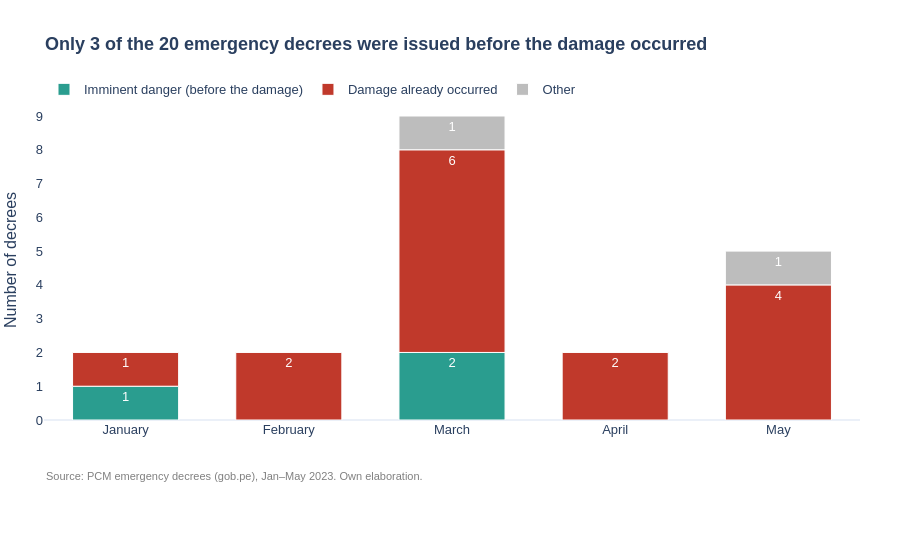

This figure's notebook cell:
### Code cell
fig = px.bar(por_mes, x="mes", y="decretos", color="motivo_en", text_auto=True,
             category_orders={"mes": list(meses.values()),
                              "motivo_en": list(motivos.values())},
             color_discrete_map={"Imminent danger (before the damage)": "#2a9d8f",
                                 "Damage already occurred": "#c0392b",
                                 "Other": "#bdbdbd"},
             labels={"mes": "", "decretos": "Number of decrees", "motivo_en": ""},
             title="<b>Only 3 of the 20 emergency decrees were issued before the damage occurred</b>",
             height=550)
fig.update_traces(marker_line=dict(width=1, color="white"), textfont_color="white")
fig.update_layout(
    template="plotly_white",
    font=dict(family="Arial", size=13),
    title_font_size=18,
    bargap=0.35,
    legend=dict(orientation="h", y=1.08, x=0),
    yaxis=dict(showgrid=False, dtick=1),
    margin=dict(l=10, r=40, t=100, b=130),
    annotations=[dict(
        text="Source: PCM emergency decrees (gob.pe), Jan–May 2023. Own elaboration.",
        showarrow=False, xref="paper", yref="paper",
        x=0, y=-0.15, yanchor="top", font=dict(size=11, color="gray"),
    )],
)
fig.show()

### Figure 1 — Plotly figure (JSON) as saved in the notebook; plotly's stock layout.template omitted (floating-point values rounded to 4 significant figures)
{"data": [{"hovertemplate": "=%{x}<br>Number of decrees=%{y}<extra></extra>", "legendgroup": "Imminent danger (before the damage)", "marker": {"color": "#2a9d8f", "line": {"color": "white", "width": 1}, "pattern": {"shape": ""}}, "name": "Imminent danger (before the damage)", "orientation": "v", "showlegend": true, "textfont": {"color": "white"}, "textposition": "auto", "texttemplate": "%{y}", "type": "bar", "x": ["January", "March"], "xaxis": "x", "y": [1, 2], "yaxis": "y"}, {"hovertemplate": "=%{x}<br>Number of decrees=%{y}<extra></extra>", "legendgroup": "Damage already occurred", "marker": {"color": "#c0392b", "line": {"color": "white", "width": 1}, "pattern": {"shape": ""}}, "name": "Damage already occurred", "orientation": "v", "showlegend": true, "textfont": {"color": "white"}, "textposition": "auto", "texttemplate": "%{y}", "type": "bar", "x": ["April", "February", "January", "March", "May"], "xaxis": "x", "y": [2, 2, 1, 6, 4], "yaxis": "y"}, {"hovertemplate": "=%{x}<br>Number of decrees=%{y}<extra></extra>", "legendgroup": "Other", "marker": {"color": "#bdbdbd", "line": {"color": "white", "width": 1}, "pattern": {"shape": ""}}, "name": "Other", "orientation": "v", "showlegend": true, "textfont": {"color": "white"}, "textposition": "auto", "texttemplate": "%{y}", "type": "bar", "x": ["March", "May"], "xaxis": "x", "y": [1, 1], "yaxis": "y"}], "layout": {"annotations": [{"font": {"color": "gray", "size": 11}, "showarrow": false, "text": "Source: PCM emergency decrees (gob.pe), Jan–May 2023. Own elaboration.", "x": 0, "xref": "paper", "y": -0.15, "yanchor": "top", "yref": "paper"}], "bargap": 0.35, "barmode": "relative", "font": {"family": "Arial", "size": 13}, "height": 550, "legend": {"orientation": "h", "title": {"text": ""}, "tracegroupgap": 0, "x": 0, "y": 1.08}, "margin": {"b": 130, "l": 10, "r": 40, "t": 100}, "title": {"font": {"size": 18}, "text": "<b>Only 3 of the 20 emergency decrees were issued before the damage occurred</b>"}, "xaxis": {"anchor": "y", "categoryarray": ["January", "February", "March", "April", "May"], "categoryorder": "array", "domain": [0, 1], "title": {"text": ""}}, "yaxis": {"anchor": "x", "domain": [0, 1], "dtick": 1, "showgrid": false, "title": {"text": "Number of decrees"}}}}
